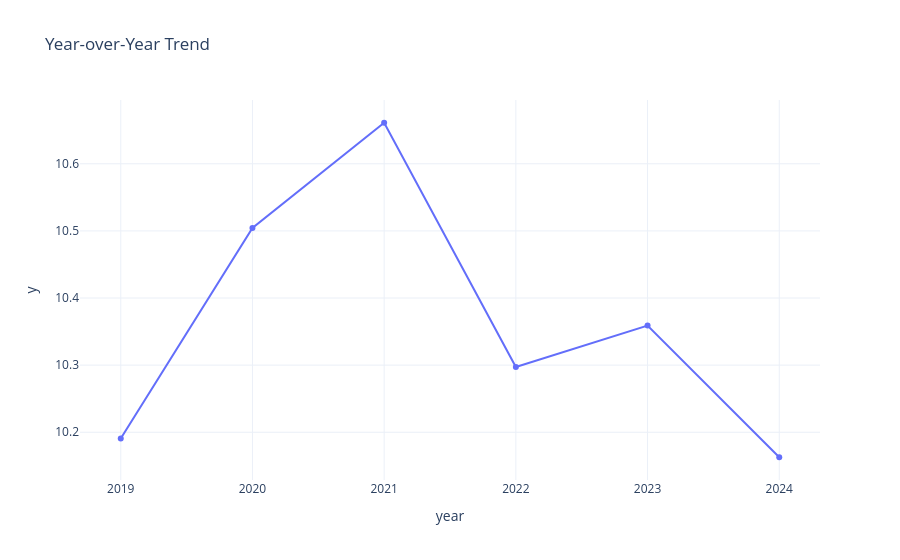

This figure's notebook cell:
### Markdown cell above
> Rising the number of transaction at the late of a year

### Code cell
df['year'] = df['month'].dt.year

yearly = (
    df.groupby('year')[target]
    .mean()
    .reset_index()
)

fig = px.line(
    yearly,
    x='year',
    y=np.log1p(yearly[target]),
    markers=True,
    title='Year-over-Year Trend'
)

fig.update_layout(
    template='plotly_white'
)

fig.show()

### Figure 1 — Plotly figure (JSON) as saved in the notebook; plotly's stock layout.template omitted (floating-point values rounded to 4 significant figures)
{"data": [{"hovertemplate": "year=%{x}<br>y=%{y}<extra></extra>", "legendgroup": "", "line": {"color": "#636efa", "dash": "solid"}, "marker": {"symbol": "circle"}, "mode": "lines+markers", "name": "", "orientation": "v", "showlegend": false, "type": "scatter", "x": [2019, 2020, 2021, 2022, 2023, 2024], "xaxis": "x", "y": [10.19, 10.5, 10.66, 10.3, 10.36, 10.16], "yaxis": "y"}], "layout": {"legend": {"tracegroupgap": 0}, "title": {"text": "Year-over-Year Trend"}, "xaxis": {"anchor": "y", "domain": [0, 1], "title": {"text": "year"}}, "yaxis": {"anchor": "x", "domain": [0, 1], "title": {"text": "y"}}}}
